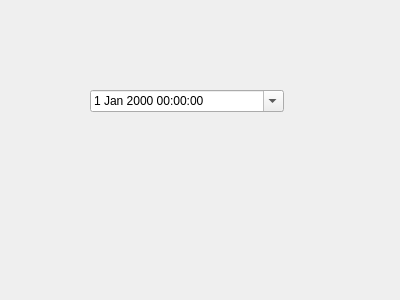
<?xml version="1.0" encoding="UTF-8"?>
<ui version="4.0">
 <class>Form</class>
 <widget class="QWidget" name="Form">
  <property name="geometry">
   <rect>
    <x>0</x>
    <y>0</y>
    <width>400</width>
    <height>300</height>
   </rect>
  </property>
  <property name="windowTitle">
   <string>Form</string>
  </property>
  <widget class="QDateTimeEdit" name="dateTimeEdit">
   <property name="geometry">
    <rect>
     <x>90</x>
     <y>90</y>
     <width>194</width>
     <height>22</height>
    </rect>
   </property>
   <property name="calendarPopup">
    <bool>true</bool>
   </property>
  </widget>
 </widget>
 <resources/>
 <connections/>
</ui>
